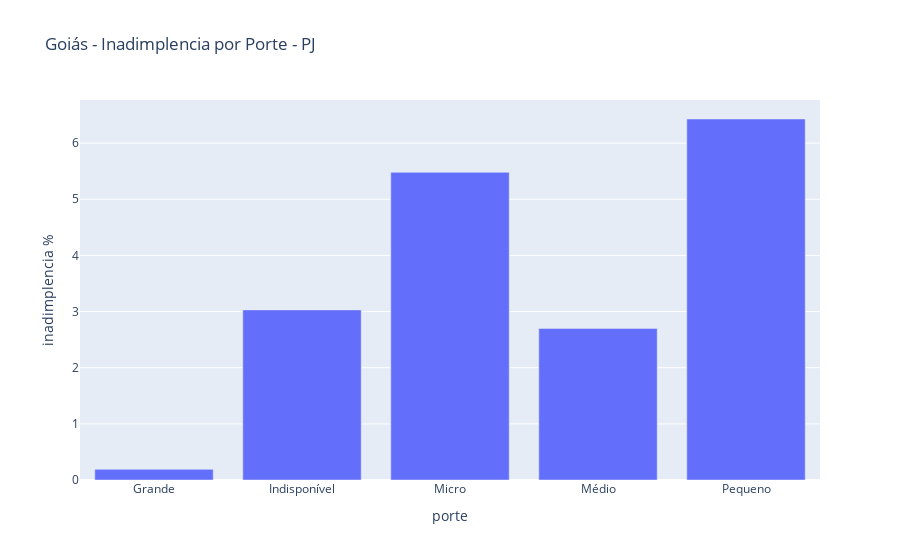

The cell this chart's notebook holds for it:
### Markdown cell above
### Explorando alguns visuais

### Code cell
cols=['porte', 'carteira_ativa', 'carteira_inadimplida_arrastada']
df1 = df_go.query('cliente=="PJ"').loc[:, cols].groupby('porte').sum().reset_index()
df1['inadimplencia %']= round(df1['carteira_inadimplida_arrastada']*100/df1['carteira_ativa'],2)
fig = px.bar(df1, x='porte', y='inadimplencia %', title=" Goiás - Inadimplencia por Porte - PJ")
fig

### Figure 1 — Plotly figure (JSON) as saved in the notebook; plotly's stock layout.template omitted (floating-point values rounded to 4 significant figures)
{"data": [{"alignmentgroup": "True", "hovertemplate": "porte=%{x}<br>inadimplencia %=%{y}<extra></extra>", "legendgroup": "", "marker": {"color": "#636efa", "pattern": {"shape": ""}}, "name": "", "offsetgroup": "", "orientation": "v", "showlegend": false, "textposition": "auto", "type": "bar", "x": ["Grande", "Indisponível", "Micro", "Médio", "Pequeno"], "xaxis": "x", "y": [0.19, 3.03, 5.48, 2.7, 6.43], "yaxis": "y"}], "layout": {"barmode": "relative", "legend": {"tracegroupgap": 0}, "title": {"text": " Goiás - Inadimplencia por Porte - PJ"}, "xaxis": {"anchor": "y", "domain": [0, 1], "title": {"text": "porte"}}, "yaxis": {"anchor": "x", "domain": [0, 1], "title": {"text": "inadimplencia %"}}}}
